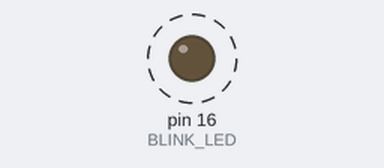
Recording of a sketch running on a simulated Arduino Uno, built with avr-gcc and run on an emulated ATmega328P. On the bench: output pins drawn as LEDs (lit = HIGH). Dashed ring = blinking.

Above: at 0.2 s.
Timing chart, 0 to 3.0 s (numbered marks = the images above):
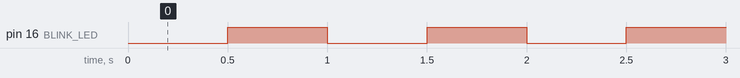

The sketch:

LEDBlink.ino
```cpp
#define BLINK_LED 16 // The GPIO Pin that you are connected to, like GPIO 16.

void setup() {
  pinMode(BLINK_LED, OUTPUT); // set the LED pin as output, so we can turn it on and off
}

// okay, so this will use some stuff we didn’t talk about yet.
// ledState keeps track of whether the LED is currently ON or OFF
// lastBlink stores the last time (in ms) the LED changed state

bool ledState = false; // basically “is the LED on?”
unsigned long lastBlink = 0; // how long it’s been since it blinked

void loop() {
  if (millis() - lastBlink >= 500) { // check if 500ms passed since last toggle
    ledState = !ledState; // flip LED state (so ON becomes OFF, OFF becomes ON)
    digitalWrite(BLINK_LED, ledState); // actually apply the new LED state to the pin
    lastBlink = millis(); // record the current time (so the timer resets)
  }
}
```

Measured:
- by itself, pin 16 (BLINK_LED): alternates HIGH for 0.50 s and LOW for 0.50 s
